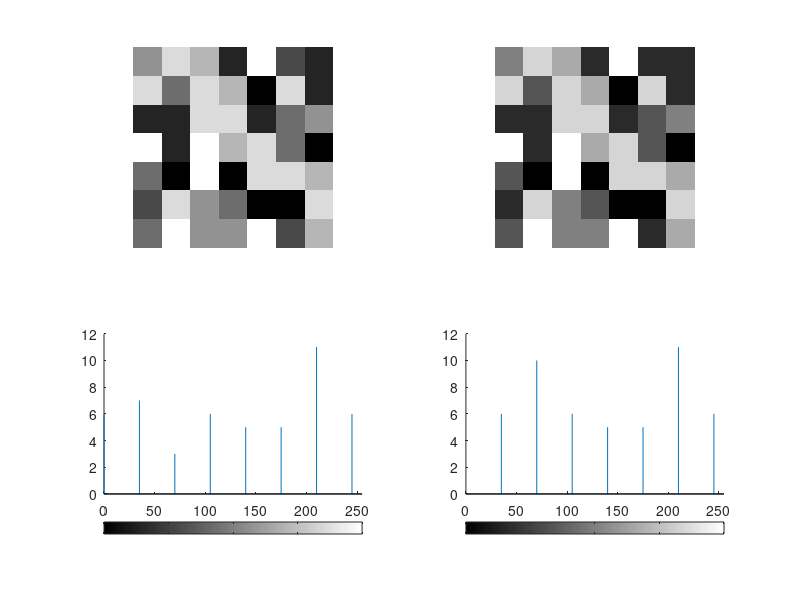

Reproduce this figure in MATLAB.
%{
image = [[5,5,4,4,2,0,7],
         [5,5,4,2,0,0,7],
         [4,4,4,2,0,7,7],
         [1,3,3,0,7,7,6],
         [1,0,0,0,7,7,6],
         [7,7,7,7,7,7,6],
         [7,7,7,7,7,7,6]];
%}
image = round(7*rand(7,7));
subplot(2,2,1);
imshow(image,[]);
subplot(2,2,3);
imhist(uint8(image)* 35);
[height, width] = size(image);
N = height * width;
M = 7;
k = zeros(1,M+1);
for i = 1:height
    for j = 1:width       
        k(image(i,j)+1) = k(image(i,j)+1) + 1;
    end
end
 
p = zeros(1, M+1);
for i = 1:M+1
    p(i) = k(i) / N;
end
 
s = zeros(1, M+1);
s(1) = p(1);
for i = 2:M+1
    s(i) = s(i-1) + p(i);
end
 
nk = round(s * 7);
 
newImage = zeros(height, width);
for i = 1:height
    for j = 1:width        
        newImage(i,j) = nk(image(i,j) + 1);
    end
end

subplot(2,2,2);
imshow(newImage,[]);
subplot(2,2,4);
imhist(uint8(newImage)*35);